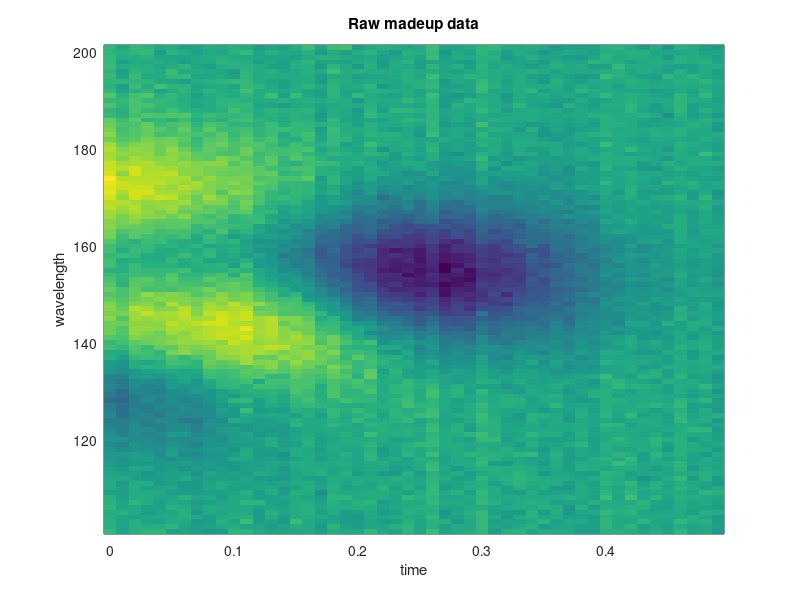

Recreate this plot in MATLAB. (Note: this script raises an error after producing the figure.)
% Demo of global fitting of TA

close all; clear; clc;

%% Make up some data
P = peaks(101); P = flipud(P(1:50,:))'; % Inbuilt peaks funciton
temporal_noise = 0.2*ones(size(P,1),1)*randn(1,size(P,2));
spectral_noise = 0.3*randn(size(P));
D = P + temporal_noise + spectral_noise; % Wavelength by time

wl = (1:size(P,1)) + 100; % Some wavelength axixs
t = (0:(size(P,2)-1))*0.01; % Some time axis

% Plot
figure(1); clf; hold on;
imagesc(t,wl,D);
xlabel('time');
ylabel('wavelength');
grid on; box on;
axis tight;
title('Raw madeup data');

%% Start with the kinetic model and get the spectra
% Use A->B->C->void model with three parameters: kAB, kBC and kCvoid

K = @(p) [-p(1) 0 0;p(1) -p(2) 0;0 p(2) -p(3)];
p0 = [1 20 5]; % Inital parameters (rate constants) guess
c0 = [1 0 0]; % Inital concnetrations
odefun = @(t,c) K(p0)*c;
[~,c] = ode113(odefun,t,c0);

% Plot
figure(1); clf; hold on;
plot(t,c);
xlabel('time'); ylabel('species fraction');
title('Initial guess of the A->B->C->void model')
legend('A','B','C');
grid on; box on;

show_fitting = false;
optimfun = @(p) global_optimfun_1(p,wl,t,D,show_fitting);
options = optimset('Display','Iter');
pf = fminsearch(optimfun,p0,options);
[~,T,S] = global_optimfun_1(pf,wl,t,D,true);
Dfit = (T*S)';

fprintf('Fitted rate constants:\n')
fprintf('kAB = %.3f\n',pf(1))
fprintf('kBC = %.3f\n',pf(2))
fprintf('kCvoid = %.3f\n',pf(3))

figure(3); clf;
s(1) = subplot(1,3,1);
imagesc(t,wl,D);
xlabel('time'); ylabel('wavelength');
grid on; box on; axis tight square;
title('Data');

s(2) = subplot(1,3,2);
imagesc(t,wl,Dfit);
xlabel('time'); ylabel('wavelength');
grid on; box on; axis tight square;
title('Fit');

subplot(1,3,3);
imagesc(t,wl,D-Dfit);
xlabel('time'); ylabel('wavelength');
grid on; box on; axis tight square;
title('Residuals');

s(2).ZLim = s(1).ZLim;

%% Start with the spectral model and get the kinetics

% Gaussial lineshape (c - center, w - width, h - height)
g = @(x,c,w,h) exp( -2.*log(2).*((x-c)./w).^2 ) .* h;
m = @(p) g(wl,p(1),p(2),p(3)) + g(wl,p(4),p(5),p(6)); % Model function
% Parameters defining the base spectral model
P = [124 12 -10 170 10  10 ; % Species 1 - two features
     144 14  65 163 20  30 ; % Species 2 - two features
       0  0   0 155 14 -35]; % Species 3 - only one -ve feature

S = [];
for j = 1:size(P,1)
    S(j,:) = m(P(j,:));
end

% Plot
figure(1); clf; hold on;
plot(wl,S)
xlim([min(wl) max(wl)]);
grid on; box on;
xlabel('wavelength'); ylabel('absorbance');
legend('A','B','C');
title('Initial guess of the Species-associated spectra');
drawnow;

show_fitting = false;
optimfun = @(p) global_optimfun_2(p,wl,t,D,P,show_fitting);
p0 = [0 0 0 0 0 0]; % Inital guess of parameters (no shifts)
options = optimset('Display','Iter');
pf = fminsearch(optimfun,p0,options);
[~,T,S] = global_optimfun_2(pf,wl,t,D,P,true);
Dfit = S'*T;

fprintf('Fitted parameters of model spectra:\n')
fprintf('A1 center = %.3f\n',P(1,1)+pf(1))
fprintf('A1 width = %.3f\n',P(1,2)+pf(2))
fprintf('A1 height* = %.3f\n',P(1,3))
fprintf('---\n');
fprintf('A2 center = %.3f\n',P(1,4)+pf(3))
fprintf('A2 width = %.3f\n',P(1,5)+pf(4))
fprintf('A2 height* = %.3f\n',P(1,6))
fprintf('---\n');
fprintf('C center = %.3f\n',P(3,4)+pf(5))
fprintf('C width = %.3f\n',P(3,5)+pf(6))
fprintf('C height* = %.3f\n',P(3,6))
fprintf('---\n');
fprintf('* - not fitted\n');

figure(3); clf;
s(1) = subplot(1,3,1);
imagesc(t,wl,D);
xlabel('time'); ylabel('wavelength');
grid on; box on; axis tight square;
title('Data');

s(2) = subplot(1,3,2);
imagesc(t,wl,Dfit);
xlabel('time'); ylabel('wavelength');
grid on; box on; axis tight square;
title('Fit');

subplot(1,3,3);
imagesc(t,wl,D-Dfit);
xlabel('time'); ylabel('wavelength');
grid on; box on; axis tight square;
title('Residuals');

s(2).ZLim = s(1).ZLim;
